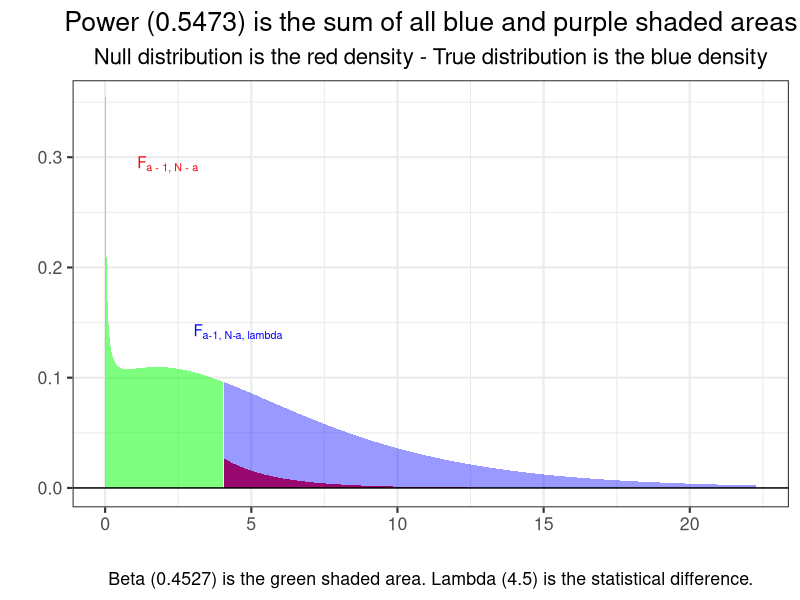
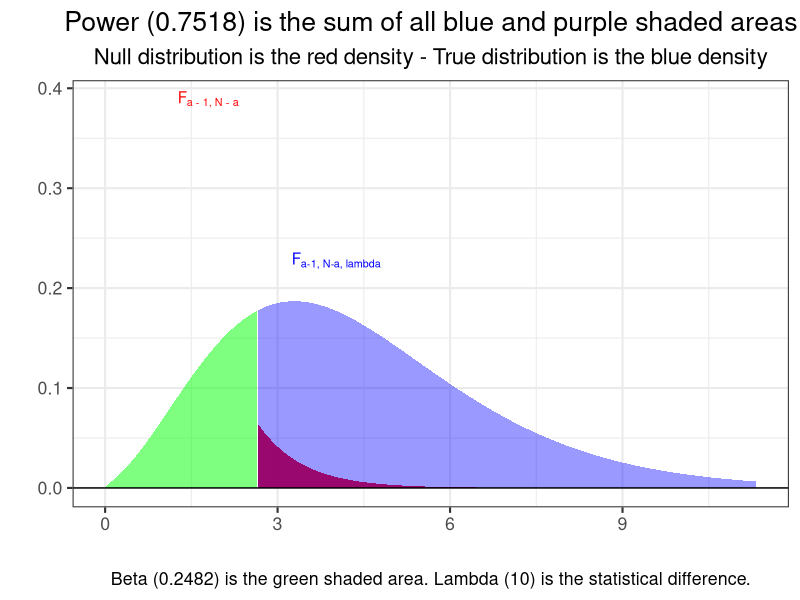
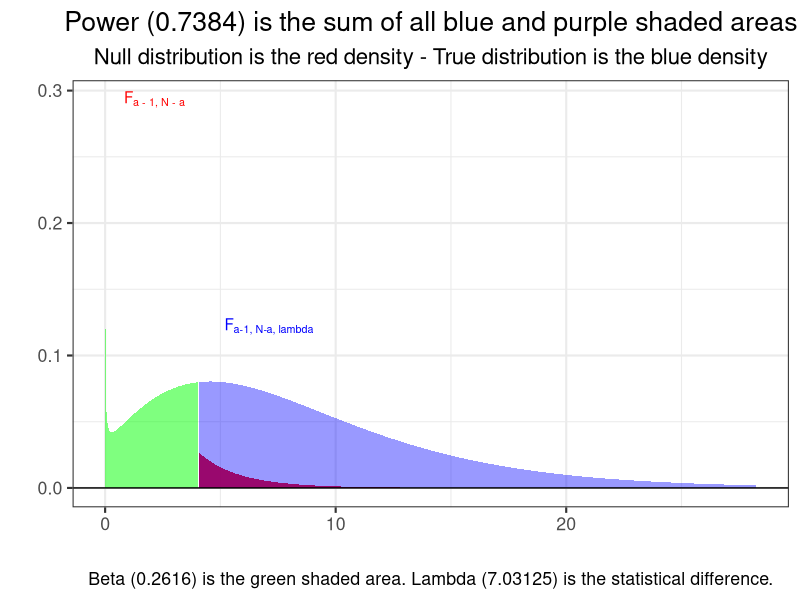
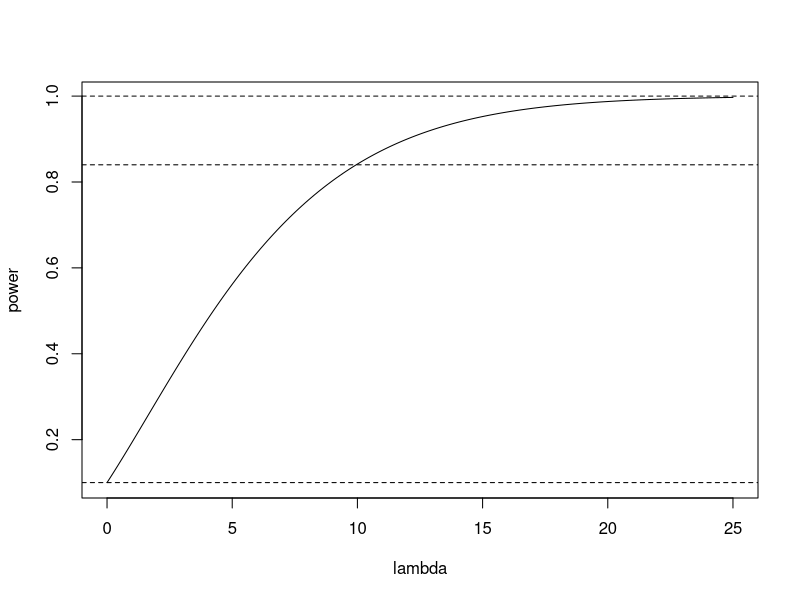

Reproduce these figures in R, in order.
library(ggplot2)
powerg <- function(mu_vec = c(5, 8, 2), n_vec = c(25, 25, 25), sig = 5, alpha = 0.05)
{
  
  #n_vec <- unlist(strsplit(nvec, ","))
  #mu_vec <- unlist(strsplit(muvec, ","))
  
  #mu_vec <- as.numeric(mu_vec)
  g <- length(mu_vec)
  dfn <- g - 1
  #n_vec <- as.numeric(n_vec)
  N <- sum(n_vec) # Total sample size
  dfe <- N - g
  df <- c(dfn, dfe)
  mu <- sum(n_vec*mu_vec)/N # grand mean
  
  lambda <- sum(n_vec*((mu_vec - mu)^2))/sig^2 # Alan changed
  
  
  
  
  # if(gamma < 0){
  #   ll <- -2*sqrt(((N)/(N - g))) + gamma*2
  #   ul <- 10*sqrt(((N)/(N - g)))
  # } else if (gamma >= 0) { 
  #   ll <- -2*sqrt(((N)/(N - g)))
  #   ul <- 20*sqrt(((N)/(N - g))) + gamma*2
  # } 
  
  ll <- 0       # Alan changed
  ul <- qf(.99, g-1, N-g, lambda) # Alan changed
  
  p <- ggplot(data = data.frame(x = c(ll, ul)), aes(x = x))
  
  # alternative <- match.arg(alternative) # Remove later
  
  df_fun1 <- function(x){
    y <- df(x, g - 1, N - g)
    y[x < qf(1 - alpha, g - 1, N - g)] <- NA
    return(y)
  }
  
  df_fun2 <- function(x){
    y <- df(x, g - 1, N - g, lambda)
    y[x < qf(1 - alpha, g - 1, N - g)] <- NA
    return(y)
  } 
  
  df_fun3 <- function(x){
    y <- df(x, g - 1, N - g, lambda)
    y[x > qf(1 - alpha, g - 1, N - g)] <- NA
    return(y)
  }
  
  POWER <- round(pf(qf(1-alpha,  g - 1, N - g),  g - 1, N - g, ncp = lambda, lower.tail = FALSE), 4)
  BETA <- round(1- POWER, 4)
  
  
  #}
  
  
  
  
  p + stat_function(fun = df_fun1, geom = "area", n = 1500, fill = "red", alpha = 0.95) +
    stat_function(fun = df_fun2, geom = "area", n = 1500, fill = "blue", alpha = 0.4) +
    stat_function(fun = df_fun3, geom = "area", n = 1500, fill = "green", alpha = 0.5) +
    stat_function(fun = df, args = list(g - 1, N - g), n = 1500, color = "red") +
    stat_function(fun = df, args = list(g - 1, N - g, lambda), n = 1500, color = "blue") +
    geom_hline(yintercept = 0) +
    theme_bw(base_size = 16) +
    labs(x = "", y = "", 
         title = paste0("Power ","(",POWER,") is the sum of all blue and purple shaded areas"),
         subtitle = "Null distribution is the red density - True distribution is the blue density",
         caption = paste0("Beta ","(",BETA,") is the green shaded area.", " Lambda ", "(",lambda,") is the statistical difference.")) +
    theme(plot.title = element_text(hjust = 0.5)) + 
    theme(plot.subtitle = element_text(hjust = 0.5)) + 
    theme(plot.caption = element_text(hjust = 0.5)) +
    annotate("text", qf(.85, g - 1, N - g), df(qf(.85, g - 1, N - g), g - 1, N - g) + .2, label = expression(F["a - 1, N - a"]), color = "red", parse = TRUE) + 
    annotate("text", qf(.5, g - 1, N - g, lambda), df(qf(.5, g - 1, N - g, lambda), g - 1, N - g, lambda) + .05, label = expression(F["a-1, N-a, lambda"]), color = "blue", parse = TRUE) 
}
powerg(mu_vec = c(5, 8), n_vec = c(25, 25), sig = 5, alpha = 0.05)



powerg(mu_vec = c(10,9,8,7), n_vec = c(25,25,25,25)*2, sig = 5)

powerg(mu_vec = c(5, 8), n_vec = c(25,25), sig = 4)

lambda <- seq(0, 25, length = 200)
g <- 4
N <- 200
alpha <-  0.1
power <- pf(qf(1-alpha,  g - 1, N - g),  g - 1, N - g, ncp = lambda, lower.tail = FALSE)
plot(lambda, power, type = "l")
abline(h = c(alpha, 0.84, 1), lty = "dashed")



#####
mu_vec = c(5, 8)
n_vec = c(25, 25)
sig = 6
response <- rep(mu_vec, n_vec)
treats <- as.factor(rep(1:length(mu_vec), n_vec))
mod <- aov(response~treats)
summary(mod)
(SSH <- summary(mod)[[1]][1, 2])
(lambda <- SSH/6^2)

(N <- sum(n_vec)) # Total sample size
(mu <- sum(n_vec*mu_vec)/N) # grand mean
(gamma <- sqrt(sum(n_vec*((mu_vec - mu)^2))/sig^2))
